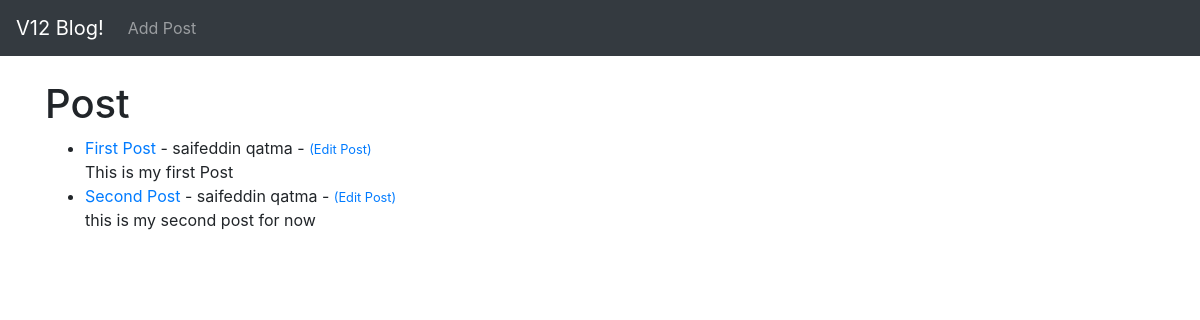
/, run on an earlier commit of the app's database.
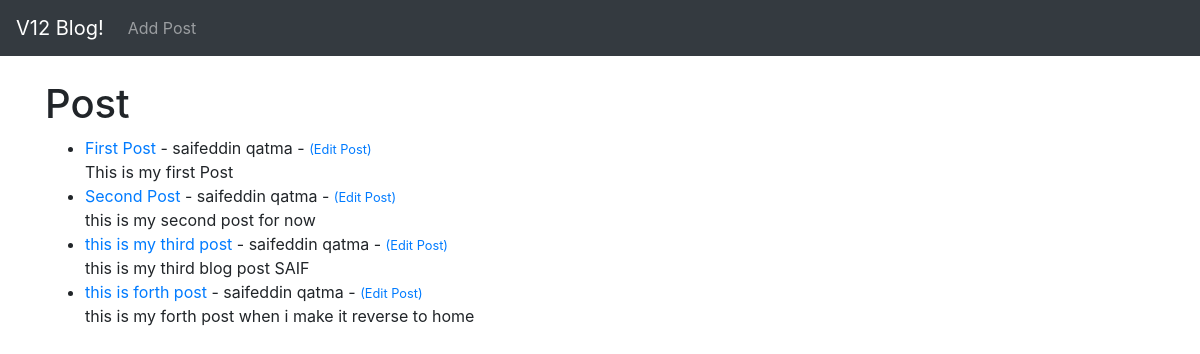
And on a later commit of the database.
### theblog/models.py (models this page shows, shortened)
class Post(models.Model):
    title = models.CharField(max_length=250)
    title_tag = models.CharField(max_length=250)
    author = models.ForeignKey(User, on_delete=models.CASCADE)
    body = models.TextField()

### theblog/views.py (the view)
# urls.py: path('', HomeView.as_view(), name='home'),
class HomeView(ListView):
    model = Post
    template_name = 'home.html'

### theblog/templates/home.html
{% extends 'base.html' %}
{% block content %}
<h1>Post</h1>
<ul>
{% for post in object_list %}
    <li><a href="{% url 'article-detail' post.pk %}"> {{post.title}}</a> - {{ post.author.first_name}}
        {{ post.author.last_name}} - <small><a href="{% url 'update_post' post.pk %}">(Edit Post)</a></small><br/>
    {{ post.body}}</li>
{% endfor%}
</ul>
{% endblock %}

What changed in the data, as far as the page shows it:
added Post: title "this is my third post", author.first_name "saifeddin", author.last_name "qatma", body "this is my third blog post SAIF"
added Post: title "this is forth post", author.first_name "saifeddin", author.last_name "qatma", body "this is my forth post when i make it reverse to home"
